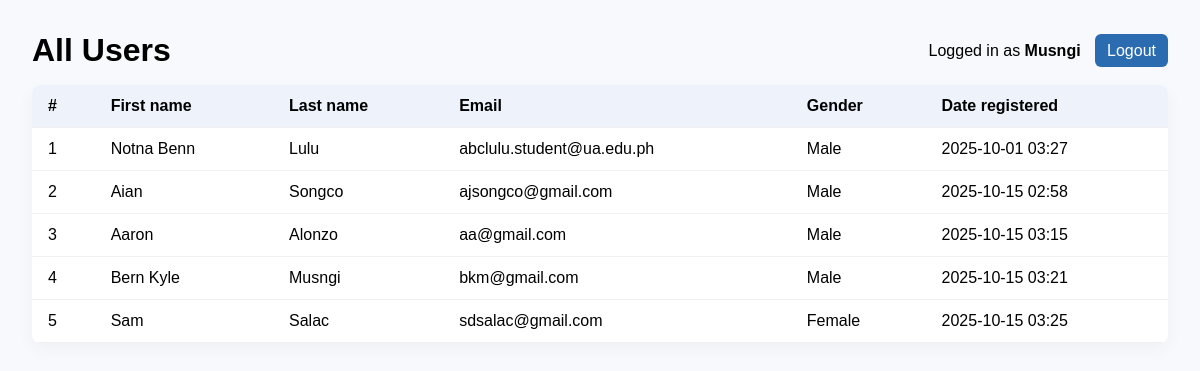
Screenshot of /Registration/users/ (signed in) with the database file from the repository.
### Registration/models.py (models this page shows, shortened)
class UserRegistration(models.Model):
    first_name = models.CharField(max_length=100)
    last_name = models.CharField(max_length=100)
    email = models.EmailField(max_length=250)
    password = models.CharField(max_length=150)
    date_registered = models.DateTimeField(auto_now_add=True)
    gender = models.CharField(max_length=16)

### Registration/views.py (the view)
    def wrapper(request, *args, **kwargs):
        if not request.session.get('user_id'):
            return redirect(f"{reverse('login_html')}?next={request.path}")
        return fn(request, *args, **kwargs)

### Registration/views.py (called while the page is built)
def login_required_view(fn):
    def wrapper(request, *args, **kwargs):
        if not request.session.get('user_id'):
            return redirect(f"{reverse('login_html')}?next={request.path}")
        return fn(request, *args, **kwargs)
    wrapper.__name__ = fn.__name__
    return wrapper

@login_required_view
def users_html(request):
    users = UserRegistration.objects.all().order_by('id')
    return render(request, 'Registration/users_list.html', {
        'users': users,
        'current_user': request.session.get('user_name')
    })

### Registration/templates/registration/users_list.html (shortened to what this page needs)
<!doctype html>
<html>
<head>
</head>
<body>
  <div class="top">
    <h1 style="margin:0;">All Users</h1>
    <div>
      Logged in as <strong>{{ current_user }}</strong>
      <a href="{% url 'Registration:logout_html' %}" class="button" style="margin-left:10px;">Logout</a>
    </div>
  </div>
  <table>
    <thead>
      <tr>
        <th>#</th>
        <th>First name</th>
        <th>Last name</th>
        <th>Email</th>
        <th>Gender</th>
        <th>Date registered</th>
      </tr>
    </thead>
    <tbody>
      {% for u in users %}
      <tr>
        <td>{{ forloop.counter }}</td>
        <td>{{ u.first_name }}</td>
        <td>{{ u.last_name }}</td>
        <td>{{ u.email }}</td>
        <td>{{ u.gender|default:"N/A" }}</td>
        <td>{{ u.date_registered|date:"Y-m-d H:i" }}</td>
      </tr>
      {% empty %}
      <tr><td colspan="6">No users yet.</td></tr>
      {% endfor %}
    </tbody>
  </table>
</body>
</html>

### Registration/templates/registration/users_list.html (style rules this page uses)
body { font-family: Arial, sans-serif; padding:24px; background:#f7f9fc; }
.top { display:flex; justify-content:space-between; align-items:center; margin-bottom:16px; }
table { width:100%; border-collapse:collapse; background:white; border-radius:8px; overflow:hidden; box-shadow:0 6px 18px rgba(0,0,0,0.04); }
th, td { padding:12px 16px; text-align:left; border-bottom:1px solid #f0f0f0; }
th { background:#eef3fb; font-weight:700; }
a.button { padding:8px 12px; background:#2b6cb0; color:white; border-radius:6px; text-decoration:none; }

### rows the page displays
UserRegistration: last_name "Musngi", first_name "Bern Kyle", email "bkm@gmail.com", gender "Male", date_registered "2025-10-15 03:21"
UserRegistration: first_name "Notna Benn", last_name "Lulu", email "abclulu.student@ua.edu.ph", gender "Male", date_registered "2025-10-01 03:27"
UserRegistration: first_name "Aian", last_name "Songco", email "ajsongco@gmail.com", gender "Male", date_registered "2025-10-15 02:58"
UserRegistration: first_name "Aaron", last_name "Alonzo", email "aa@gmail.com", gender "Male", date_registered "2025-10-15 03:15"
UserRegistration: first_name "Sam", last_name "Salac", email "sdsalac@gmail.com", gender "Female", date_registered "2025-10-15 03:25"
